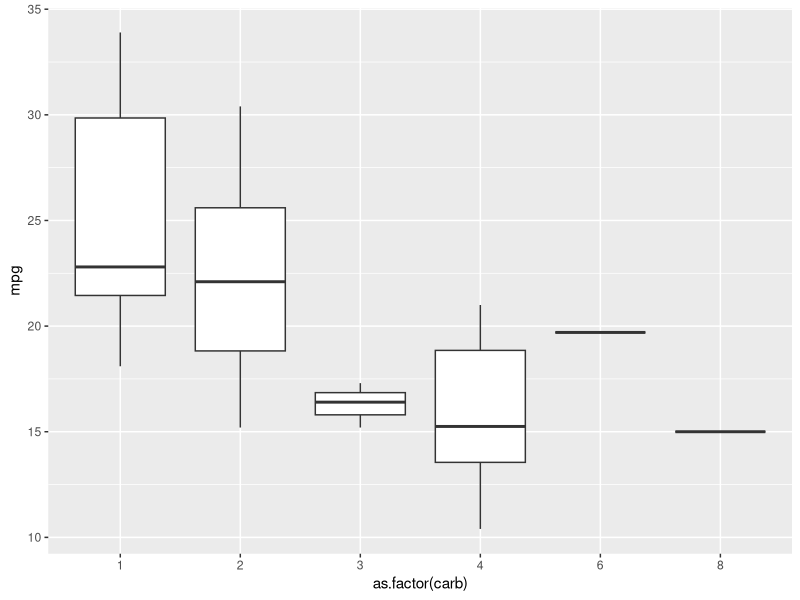
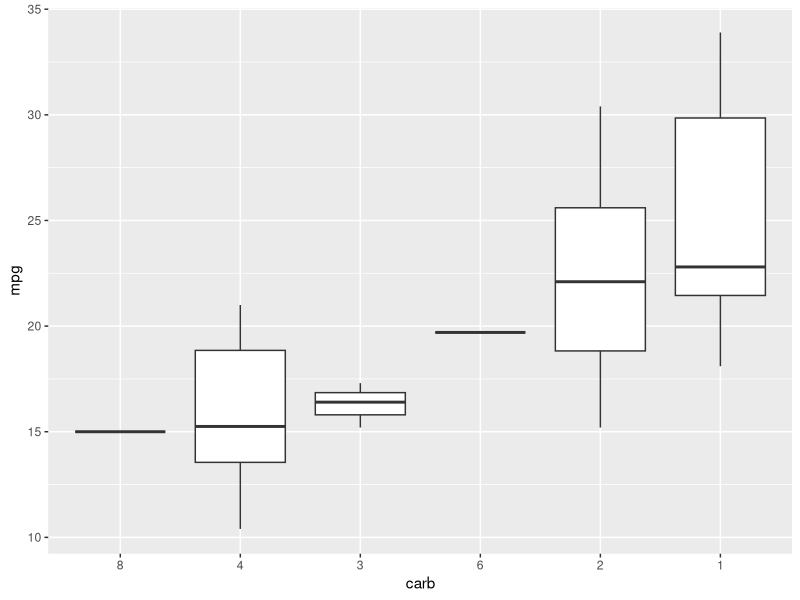

Here is the R script that generated these plots, in order:
## ---- chunk 1
knitr::opts_chunk$set(collapse = TRUE, cache = TRUE)
## ---- chunk 2
library(forcats)
library(tidyverse)
## ---- chunk 3
fator <- factor(c("Scorsese", "DiCaprio", "Patty Jenkins", "Gal Gadot"))

# Alterando apenas uma
fct_recode(fator, direcao = "Scorsese")

# Alterando todas
fct_recode(fator,
           direcao = "Scorsese", 
           direcao = "Patty Jenkins",    
           elenco = "DiCaprio",
           elenco = "Gal Gadot")
## ---- chunk 4
# Objeto simulando uma amostra do personagem 
# de série favorito de 100 pessoas
nomes <- c("Sheldon", "Leonard", "Penny", "Howard", "Rajesh",
           "Ted", "Marshall", "Robin", "Lily", "Barney",
           "Michael", "Jim", "Pam", "Dwight", "Andy")

per_fav<- sample(x = nomes, size = 100, replace = T) %>%
  as.factor

head(per_fav)           

# Conta o número de observações em cada categoria
fct_count(per_fav)        

# Junta as categorias
per_fav2 <- fct_collapse(per_fav,
             TBBT = c("Sheldon", "Leonard", "Penny", "Howard", "Rajesh"),
             HIMYM = c("Ted", "Marshall", "Robin", "Lily", "Barney"),
             TheOffice = c("Michael", "Jim", "Pam", "Dwight", "Andy"))

head(per_fav2)
fct_count(per_fav2)

## ---- chunk 5
mtcars %>% 
  ggplot(aes(x = as.factor(carb), y = mpg)) +
  geom_boxplot()
mtcars %>% 
  mutate(carb = fct_reorder(.f = as.factor(carb), 
                            .x = mpg,
                            .fun = median)) %>% 
  ggplot(aes(x = carb, y = mpg)) +
  geom_boxplot()
  
## ---- chunk 6
letras <- factor(letters[rpois(100, 5)])
fct_count(letras)

# Por default, a categoria "Other" sempre será menor
# que as outras categorias.
letras %>%                  
  fct_lump(other_level = "Outros") %>%       
  fct_count

# Espeficicando o argumento "n = 4", preservamos os
# 4 valores mais comuns
letras %>% 
  fct_lump(n = 4, other_level = "Outros") %>% 
  fct_count

# Espeficicando o argumento "n = -4", preservamos
# apenas os 4 valores que menos aparecem
letras %>% 
  fct_lump(n = -4, other_level = "Principais") %>% 
  fct_count
## ---- chunk 7
fator <- factor(c("casado", "viuvo", "solteiro", "divorciado"))
fator

lvls_reorder(fator, c(3, 1, 2, 4))
